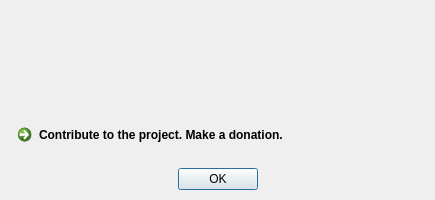
<?xml version="1.0" encoding="UTF-8"?>
<ui version="4.0">
 <class>Dialog</class>
 <widget class="QDialog" name="Dialog">
  <property name="geometry">
   <rect>
    <x>0</x>
    <y>0</y>
    <width>435</width>
    <height>200</height>
   </rect>
  </property>
  <property name="windowTitle">
   <string>Dialog</string>
  </property>
  <property name="windowIcon">
   <iconset>
    <normaloff>../images/info-blue.png</normaloff>../images/info-blue.png</iconset>
  </property>
  <property name="modal">
   <bool>true</bool>
  </property>
  <layout class="QVBoxLayout" name="verticalLayout">
   <property name="spacing">
    <number>10</number>
   </property>
   <property name="margin">
    <number>10</number>
   </property>
   <item>
    <widget class="QLabel" name="devInfo">
     <property name="font">
      <font>
       <pointsize>10</pointsize>
      </font>
     </property>
     <property name="text">
      <string/>
     </property>
    </widget>
   </item>
   <item>
    <widget class="QCommandLinkButton" name="btnMakeDonation">
     <property name="sizePolicy">
      <sizepolicy hsizetype="Expanding" vsizetype="Fixed">
       <horstretch>0</horstretch>
       <verstretch>0</verstretch>
      </sizepolicy>
     </property>
     <property name="text">
      <string>Contribute to the project. Make a donation.</string>
     </property>
    </widget>
   </item>
   <item>
    <widget class="QDialogButtonBox" name="buttonBox">
     <property name="orientation">
      <enum>Qt::Horizontal</enum>
     </property>
     <property name="standardButtons">
      <set>QDialogButtonBox::Ok</set>
     </property>
     <property name="centerButtons">
      <bool>true</bool>
     </property>
    </widget>
   </item>
  </layout>
 </widget>
 <resources/>
 <connections>
  <connection>
   <sender>buttonBox</sender>
   <signal>accepted()</signal>
   <receiver>Dialog</receiver>
   <slot>accept()</slot>
   <hints>
    <hint type="sourcelabel">
     <x>248</x>
     <y>254</y>
    </hint>
    <hint type="destinationlabel">
     <x>157</x>
     <y>274</y>
    </hint>
   </hints>
  </connection>
  <connection>
   <sender>buttonBox</sender>
   <signal>rejected()</signal>
   <receiver>Dialog</receiver>
   <slot>reject()</slot>
   <hints>
    <hint type="sourcelabel">
     <x>316</x>
     <y>260</y>
    </hint>
    <hint type="destinationlabel">
     <x>286</x>
     <y>274</y>
    </hint>
   </hints>
  </connection>
 </connections>
</ui>
